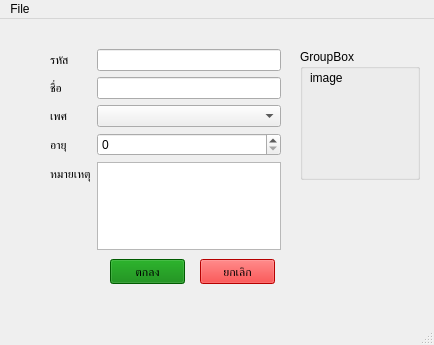
<?xml version="1.0" encoding="UTF-8"?>
<ui version="4.0">
 <class>MainWindow</class>
 <widget class="QMainWindow" name="MainWindow">
  <property name="geometry">
   <rect>
    <x>0</x>
    <y>0</y>
    <width>434</width>
    <height>345</height>
   </rect>
  </property>
  <property name="windowTitle">
   <string>MainWindow</string>
  </property>
  <property name="documentMode">
   <bool>false</bool>
  </property>
  <widget class="QWidget" name="centralwidget">
   <property name="autoFillBackground">
    <bool>false</bool>
   </property>
   <widget class="QWidget" name="formLayoutWidget">
    <property name="geometry">
     <rect>
      <x>50</x>
      <y>30</y>
      <width>231</width>
      <height>201</height>
     </rect>
    </property>
    <layout class="QFormLayout" name="formLayout">
     <property name="formAlignment">
      <set>Qt::AlignCenter</set>
     </property>
     <property name="verticalSpacing">
      <number>6</number>
     </property>
     <item row="0" column="0">
      <widget class="QLabel" name="lblCode">
       <property name="text">
        <string>รหัส</string>
       </property>
      </widget>
     </item>
     <item row="0" column="1">
      <widget class="QLineEdit" name="edCode"/>
     </item>
     <item row="1" column="0">
      <widget class="QLabel" name="lblName">
       <property name="text">
        <string>ชื่อ</string>
       </property>
      </widget>
     </item>
     <item row="3" column="0">
      <widget class="QLabel" name="lblAge">
       <property name="text">
        <string>อายุ</string>
       </property>
      </widget>
     </item>
     <item row="1" column="1">
      <widget class="QLineEdit" name="edName"/>
     </item>
     <item row="3" column="1">
      <widget class="QSpinBox" name="edAge"/>
     </item>
     <item row="4" column="1">
      <widget class="QPlainTextEdit" name="edNote"/>
     </item>
     <item row="4" column="0">
      <widget class="QLabel" name="lbNote">
       <property name="text">
        <string>หมายเหตุ</string>
       </property>
      </widget>
     </item>
     <item row="2" column="0">
      <widget class="QLabel" name="lbGender">
       <property name="text">
        <string>เพศ</string>
       </property>
      </widget>
     </item>
     <item row="2" column="1">
      <widget class="QComboBox" name="cbGender"/>
     </item>
    </layout>
   </widget>
   <widget class="QPushButton" name="btnOK">
    <property name="enabled">
     <bool>true</bool>
    </property>
    <property name="geometry">
     <rect>
      <x>110</x>
      <y>240</y>
      <width>75</width>
      <height>25</height>
     </rect>
    </property>
    <property name="toolTipDuration">
     <number>5</number>
    </property>
    <property name="autoFillBackground">
     <bool>false</bool>
    </property>
    <property name="styleSheet">
     <string notr="true">background: green;</string>
    </property>
    <property name="text">
     <string>ตกลง</string>
    </property>
    <property name="iconSize">
     <size>
      <width>14</width>
      <height>16</height>
     </size>
    </property>
   </widget>
   <widget class="QPushButton" name="pushButton">
    <property name="geometry">
     <rect>
      <x>200</x>
      <y>240</y>
      <width>75</width>
      <height>25</height>
     </rect>
    </property>
    <property name="styleSheet">
     <string notr="true">background: red;</string>
    </property>
    <property name="text">
     <string>ยกเลิก</string>
    </property>
   </widget>
   <widget class="QGroupBox" name="groupBox">
    <property name="geometry">
     <rect>
      <x>300</x>
      <y>30</y>
      <width>120</width>
      <height>131</height>
     </rect>
    </property>
    <property name="title">
     <string>GroupBox</string>
    </property>
    <widget class="QLabel" name="lbImage">
     <property name="geometry">
      <rect>
       <x>10</x>
       <y>20</y>
       <width>54</width>
       <height>17</height>
      </rect>
     </property>
     <property name="text">
      <string>image</string>
     </property>
    </widget>
   </widget>
  </widget>
  <widget class="QMenuBar" name="menubar">
   <property name="geometry">
    <rect>
     <x>0</x>
     <y>0</y>
     <width>434</width>
     <height>23</height>
    </rect>
   </property>
   <widget class="QMenu" name="menuFile">
    <property name="title">
     <string>File</string>
    </property>
    <addaction name="actionNew"/>
    <addaction name="actionOpen"/>
    <addaction name="action"/>
    <addaction name="actionClose"/>
   </widget>
   <addaction name="menuFile"/>
  </widget>
  <widget class="QStatusBar" name="statusbar"/>
  <action name="actionNew">
   <property name="text">
    <string>New</string>
   </property>
  </action>
  <action name="actionOpen">
   <property name="text">
    <string>Open</string>
   </property>
  </action>
  <action name="action">
   <property name="text">
    <string>---</string>
   </property>
  </action>
  <action name="actionClose">
   <property name="text">
    <string>Close</string>
   </property>
  </action>
 </widget>
 <resources/>
 <connections/>
</ui>
